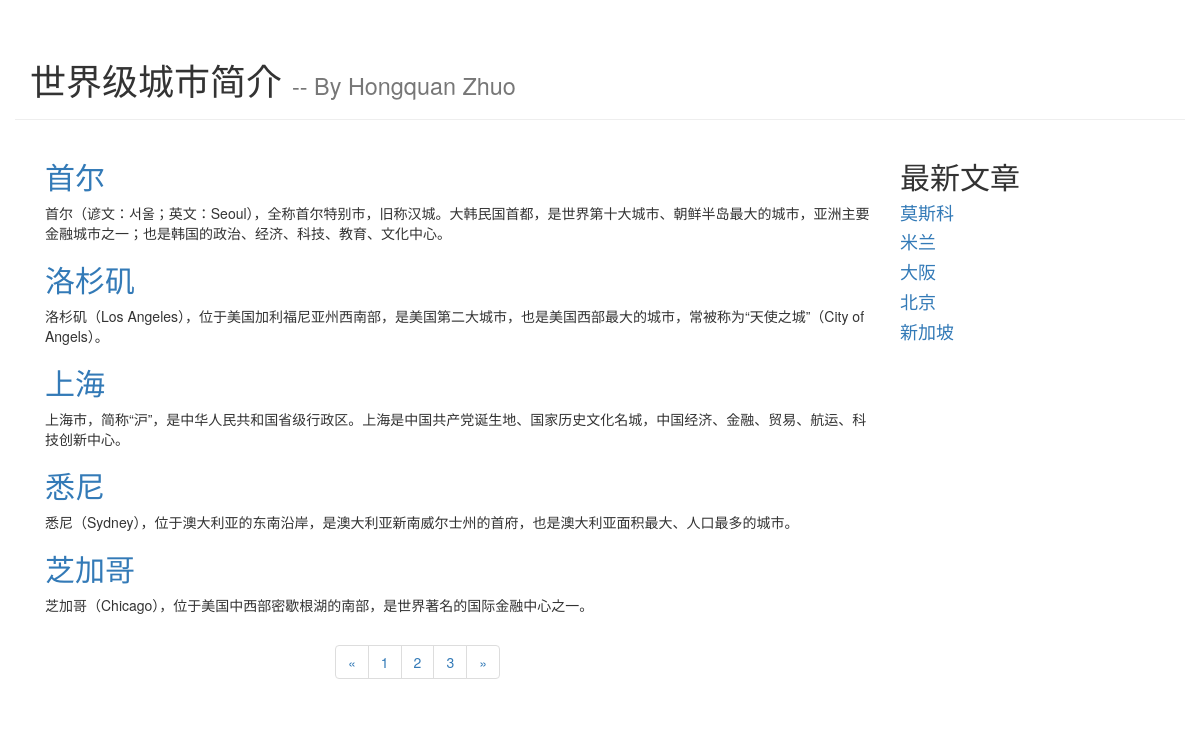
Screenshot of /blog/index?page=2 with the database file from the repository.
### blog/models.py (models this page shows, shortened)
class Article(models.Model):
    article_id = models.AutoField(primary_key=True)  #文章的唯一ID
    title = models.TextField() #文章的标题
    brief_content = models.TextField()  #文章的简要
    content = models.TextField()  #文章的主要内容
    publish_date =  models.DateTimeField(auto_now=True)  #文章的发布日期

### blog/views.py (the view)
# urls.py: path('index', blog.views.get_index_page),
def get_index_page(request):
    page = request.GET.get('page')
    if page:
        page = int(page)
    else:
        page = 1
    print('page param: ', page)
    all_articles = Article.objects.all()
    top5_article_list = Article.objects.order_by('-publish_date')[:5]
    paginator = Paginator(all_articles, 5)
    page_num =  paginator.num_pages
    print('page num:', page_num)
    page_article_list = paginator.page(page)
    if page_article_list.has_next():
        next_page = page + 1
    else:
        next_page = page
    if page_article_list.has_previous():
        previous_page = page - 1
    else:
        previous_page = page
    return render(request, 'blog/index.html',
                  {
                      'article_list': page_article_list,
                      'page_num': range(1, page_num + 1),
                      'curr_page': page,
                      'next_page': next_page,
                      'previous_page': previous_page,
                      'top5_article_list': top5_article_list
                  })

### blog/templates/blog/index.html (shortened to what this page needs)
<!DOCTYPE html>
<html lang="en">
<head>
    <link rel="stylesheet" href="https://cdn.jsdelivr.net/npm/bootstrap@3.3.7/dist/css/bootstrap.min.css">
</head>
<body>
<div class="container page-header">
    <h1>世界级城市简介
        <small> -- By Hongquan Zhuo</small>
    </h1>
</div>
<div class="container page-body">
    <div class="col-md-9" role="main">
        <div class="body-main">
            {% for article in article_list %}
            <div>
                <h2><a href="/blog/detail/{{ article.article_id }}">{{ article.title }}</a></h2>
                <p>
                    {{ article.brief_content }}
                </p>
            </div>
            {% endfor %}
        </div>
        <div class="body-footer">
            <div class="col-md-4 col-md-offset-4">
                <nav aria-label="Page navigation">
                    <ul class="pagination">
                        <li>
                            <a href="/blog/index?page={{ previous_page }}" aria-label="Previous">
                                <span aria-hidden="true">&laquo;</span>
                            </a>
                        </li>
                        {% for num in page_num %}
                        <li><a href="/blog/index?page={{ num }}">{{ num }}</a></li>
                        {% endfor %}
                        <li>
                            <a href="/blog/index?page={{ next_page }}" aria-label="Next">
                                <span aria-hidden="true">&raquo;</span>
                            </a>
                        </li>
                    </ul>
                </nav>
            </div>
        </div>
    </div>
    <div class="col-md-3" role="complementary">
        <div>
            <h2>最新文章</h2>
            {% for article in top5_article_list %}
            <h4><a href="/blog/detail/{{ article.article_id }}">{{ article.title }}</a></h4>
            {% endfor %}
        </div>
    </div>
</div>
</body>
</html>

### rows the page displays
Article: title "首尔", brief_content "首尔（谚文：서울；英文：Seoul），全称首尔特别市，旧称汉城。大韩民国首都，是世界第十大城市、朝鲜半岛最大的城市，亚洲主要金融城市之一；也是韩国的政治、经济、科技、教育、文化中心。"
Article: title "洛杉矶", brief_content "洛杉矶（Los Angeles），位于美国加利福尼亚州西南部，是美国第二大城市，也是美国西部最大的城市，常被称为“天使之城”（City of Angels）。"
Article: title "上海", brief_content "上海市，简称“沪”，是中华人民共和国省级行政区。上海是中国共产党诞生地、国家历史文化名城，中国经济、金融、贸易、航运、科技创新中心。"
Article: title "悉尼", brief_content "悉尼（Sydney），位于澳大利亚的东南沿岸，是澳大利亚新南威尔士州的首府，也是澳大利亚面积最大、人口最多的城市。"
Article: title "芝加哥", brief_content "芝加哥（Chicago），位于美国中西部密歇根湖的南部，是世界著名的国际金融中心之一。"
Article: title "莫斯科"
Article: title "米兰"
Article: title "大阪"
Article: title "北京"
Article: title "新加坡"

### other values shown
{{ num }} "1" "2" "3"
